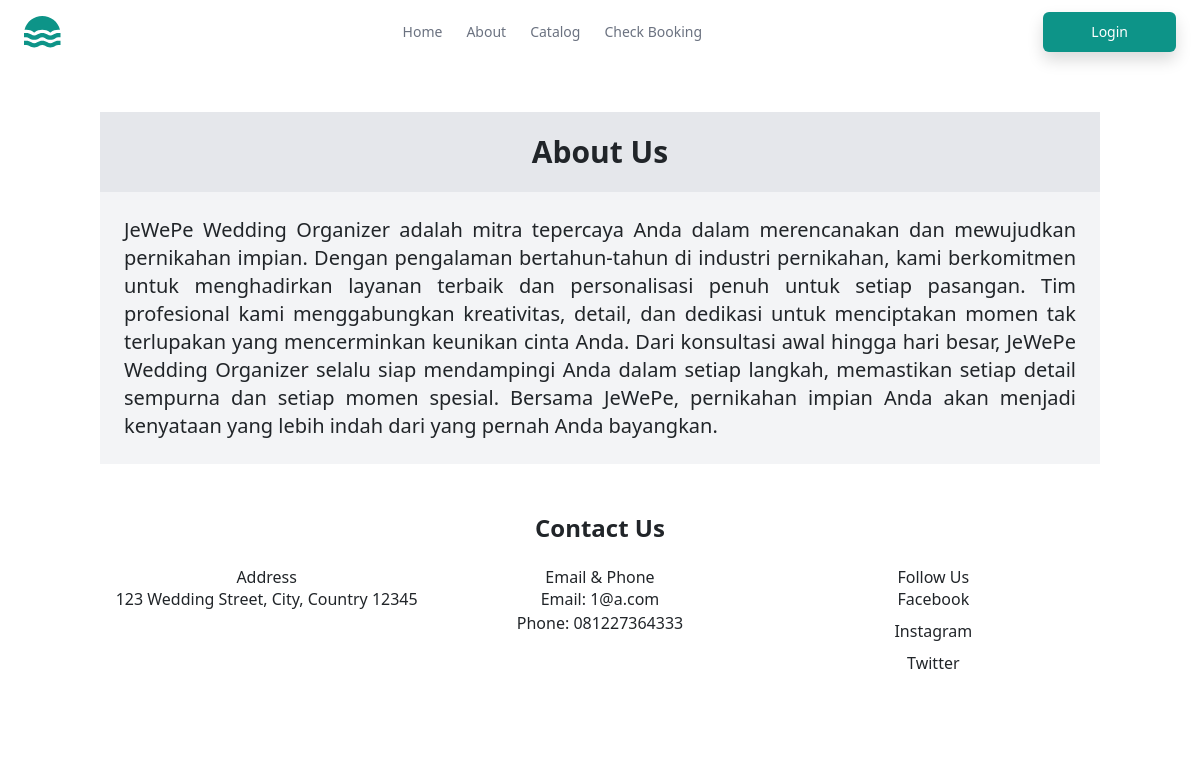
Page /about.php on the committed database.
### tables this page shows
CREATE TABLE `website_settings` (
  `id` int(11) NOT NULL,
  `about_us` text DEFAULT NULL,
  `address` varchar(255) DEFAULT NULL,
  `email` varchar(100) DEFAULT NULL,
  `phone` varchar(20) DEFAULT NULL,
  `facebook_url` varchar(255) DEFAULT NULL,
  `instagram_url` varchar(255) DEFAULT NULL,
  `twitter_url` varchar(255) DEFAULT NULL,
  `updated_at` timestamp NOT NULL DEFAULT current_timestamp() ON UPDATE current_timestamp()
);

### about.php (the view)
<?php
include('includes/db_connection.php');
include('includes/header.php');
$sql = "SELECT * FROM website_settings WHERE id = 1";
$result = $conn->query($sql);
$settings = $result->fetch_assoc();
?>
<main class="h-screen flex-grow">
    <div class="h-20 bg-gray-200 flex items-center justify-center">
        <div class="p-4">
            <h1 class="text-center font-black text-3xl"> About Us</h1>
        </div>
    </div>
    <div class="bg-gray-100">
        <p class="text-xl text-justify p-6">
            <?php echo nl2br($settings['about_us']); ?>
        </p>
    </div>
    <div class="bg-white py-5">
        <div class="container">
            <h2 class="text-center font-black text-2xl mb-4">Contact Us</h2>
            <div class="row">
                <div class="col-md-4 text-center mb-4">
                    <h5>Address</h5>
                    <p><?php echo $settings['address']; ?></p>
                </div>
                <div class="col-md-4 text-center mb-4">
                    <h5>Email & Phone</h5>
                    <p>Email: <?php echo $settings['email']; ?><br>Phone: <?php echo $settings['phone']; ?></p>
                </div>
                <div class="col-md-4 text-center mb-4">
                    <h5>Follow Us</h5>
                    <a href="<?php echo $settings['facebook_url']; ?>" target="_blank" class="d-block mb-2">Facebook</a>
                    <a href="<?php echo $settings['instagram_url']; ?>" target="_blank" class="d-block mb-2">Instagram</a>
                    <a href="<?php echo $settings['twitter_url']; ?>" target="_blank" class="d-block">Twitter</a>
                </div>
            </div>
        </div>
    </div>
</main>
<?php include('./includes/footer.php'); ?>

### rows in the picture
website_settings: about_us "JeWePe Wedding Organizer adalah mitra tepercaya Anda dalam merencanakan dan mewujudkan pernikahan impian. Dengan pengalaman bertahun-tahun di industri pernikahan, kami berkomitmen untuk menghadirkan layanan terbaik dan personalisasi penuh untuk setiap pasangan. Tim profesional kami menggabungkan kreativitas, detail, dan dedikasi untuk menciptakan momen tak terlupakan yang mencerminkan keunikan cinta Anda. Dari konsultasi awal hingga hari besar, JeWePe Wedding Organizer selalu siap mendampingi Anda dalam setiap langkah, memastikan setiap detail sempurna dan setiap momen spesial. Bersama JeWePe, pernikahan impian Anda akan menjadi kenyataan yang lebih indah dari yang pernah Anda bayangkan.", address "123 Wedding Street, City, Country 12345", email "1@a.com", phone "081227364333"
